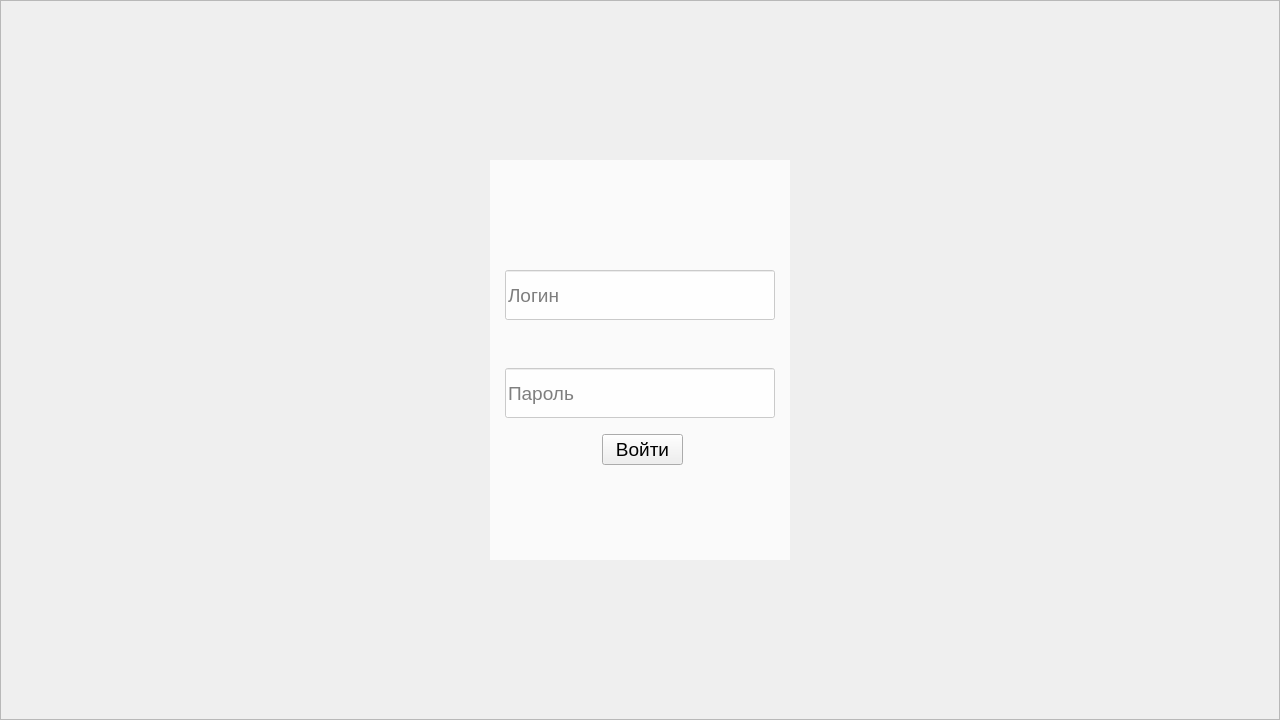
   <widget class="QFrame" name="authorization_frame">
    <property name="geometry">
     <rect>
      <x>0</x>
      <y>1000</y>
      <width>1280</width>
      <height>720</height>
     </rect>
    </property>
    <property name="autoFillBackground">
     <bool>false</bool>
    </property>
    <property name="frameShape">
     <enum>QFrame::StyledPanel</enum>
    </property>
    <property name="frameShadow">
     <enum>QFrame::Raised</enum>
    </property>
    <widget class="QLabel" name="label">
     <property name="enabled">
      <bool>true</bool>
     </property>
     <property name="geometry">
      <rect>
       <x>490</x>
       <y>160</y>
       <width>300</width>
       <height>400</height>
      </rect>
     </property>
     <property name="focusPolicy">
      <enum>Qt::NoFocus</enum>
     </property>
     <property name="toolTip">
      <string/>
     </property>
     <property name="autoFillBackground">
      <bool>false</bool>
     </property>
     <property name="styleSheet">
      <string notr="true">background-color: rgba(255, 255, 255, 183);</string>
     </property>
     <property name="frameShape">
      <enum>QFrame::NoFrame</enum>
     </property>
     <property name="frameShadow">
      <enum>QFrame::Plain</enum>
     </property>
     <property name="text">
      <string/>
     </property>
     <property name="textFormat">
      <enum>Qt::AutoText</enum>
     </property>
     <property name="scaledContents">
      <bool>false</bool>
     </property>
     <property name="wordWrap">
      <bool>false</bool>
     </property>
     <property name="textInteractionFlags">
      <set>Qt::NoTextInteraction</set>
     </property>
    </widget>
    <widget class="QLabel" name="label_2">
     <property name="geometry">
      <rect>
       <x>0</x>
       <y>1000</y>
       <width>1280</width>
       <height>720</height>
      </rect>
     </property>
     <property name="text">
      <string/>
     </property>
     <property name="scaledContents">
      <bool>true</bool>
     </property>
     <property name="alignment">
      <set>Qt::AlignLeading|Qt::AlignLeft|Qt::AlignVCenter</set>
     </property>
    </widget>
    <widget class="QPushButton" name="BTN_login">
     <property name="geometry">
      <rect>
       <x>602</x>
       <y>434</y>
       <width>81</width>
       <height>31</height>
      </rect>
     </property>
     <property name="font">
      <font>
       <pointsize>14</pointsize>
      </font>
     </property>
     <property name="text">
      <string>Войти</string>
     </property>
    </widget>
    <widget class="QLineEdit" name="le_login">
     <property name="geometry">
      <rect>
       <x>505</x>
       <y>270</y>
       <width>270</width>
       <height>50</height>
      </rect>
     </property>
     <property name="font">
      <font>
       <pointsize>14</pointsize>
      </font>
     </property>
     <property name="styleSheet">
      <string notr="true">background-color: rgba(255, 255, 255, 183);</string>
     </property>
     <property name="text">
      <string/>
     </property>
     <property name="placeholderText">
      <string>Логин</string>
     </property>
    </widget>
    <widget class="QLineEdit" name="le_password">
     <property name="geometry">
      <rect>
       <x>505</x>
       <y>368</y>
       <width>270</width>
       <height>50</height>
      </rect>
     </property>
     <property name="font">
      <font>
       <pointsize>14</pointsize>
      </font>
     </property>
     <property name="styleSheet">
      <string notr="true">background-color: rgba(255, 255, 255, 183);</string>
     </property>
     <property name="text">
      <string/>
     </property>
     <property name="placeholderText">
      <string>Пароль</string>
     </property>
    </widget>
    <widget class="QLabel" name="label_4">
     <property name="geometry">
      <rect>
       <x>0</x>
       <y>0</y>
       <width>1280</width>
       <height>720</height>
      </rect>
     </property>
     <property name="text">
      <string/>
     </property>
     <property name="pixmap">
      <pixmap>:/new/prefix1/Pic/gHs8iVIXmcs.jpg</pixmap>
     </property>
     <property name="scaledContents">
      <bool>true</bool>
     </property>
    </widget>
    <zorder>label_4</zorder>
    <zorder>label_2</zorder>
    <zorder>label</zorder>
    <zorder>BTN_login</zorder>
    <zorder>le_login</zorder>
    <zorder>le_password</zorder>
   </widget>
